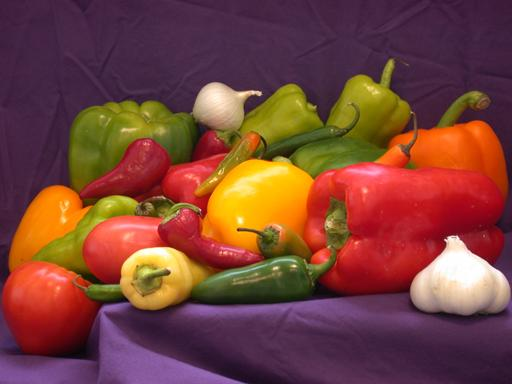
#> input picture CSE 4246 Digital Image Processing/image/test.jpg, 512 x 384 px
$ jupyter execute histogram.ipynb
#> lines starting #> are read from the running program, lines starting #| are printed output that depends on the picture
[cell 1]
import cv2
import numpy as np
from matplotlib import pyplot as plt

# Read the image
image = cv2.imread('image/test.jpg', cv2.IMREAD_GRAYSCALE)
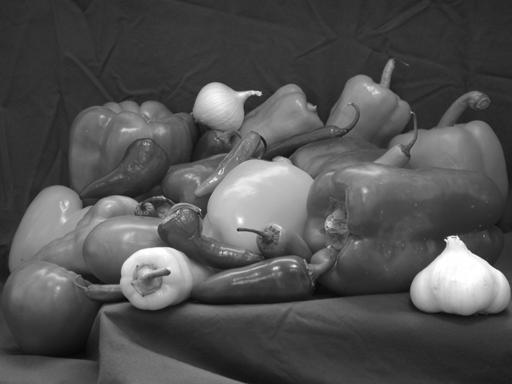
#> image: shape (384, 512); min 5, max 255, mean 81.7

# Manually count pixel values
histogram_manual = np.zeros(256, dtype=int)
for pixel in image.flatten():
    histogram_manual[pixel] += 1
#> this loop made 196608 passes
#> pixel on passes 1 to 3: 44, 44, 44
#> after the loop, histogram_manual = 256 values, max 7346 at index 49, min 0 at index 0, mean 768

# Calculate histogram using OpenCV function
histogram_cv = cv2.calcHist([image], [0], None, [256], [0, 256]).flatten()
#> histogram_cv has the same summary as histogram_manual

# Display the original image
plt.figure(figsize=(8, 8))
plt.title("Original Image")
plt.imshow(image, cmap='gray')
plt.axis('off')  # Turn off axis numbers and ticks
plt.show()

# Display the manual histogram
plt.figure(figsize=(20, 6))  # Make the figure wider
plt.title("Manual Histogram")
plt.xlabel("Pixel value")
plt.ylabel("Frequency")
plt.bar(range(256), histogram_manual, width=1, edgecolor='blue', align='center', color='gray')
plt.show()
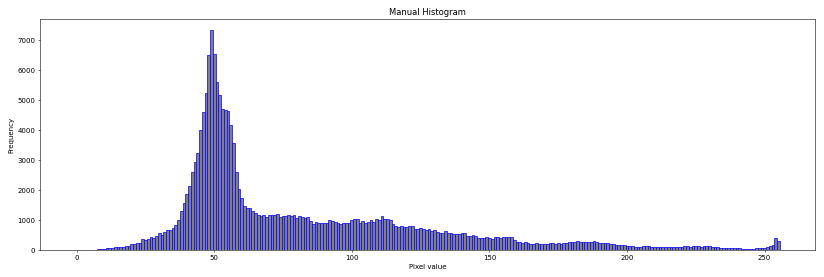
#> figure drawn by matplotlib, 1 panel; tallest bar 7346 high, from x = 48.5 to 49.5

# Display the OpenCV histogram
plt.figure(figsize=(20, 6))  # Make the figure wider
plt.title("OpenCV Histogram")
plt.xlabel("Pixel value")
plt.ylabel("Frequency")
plt.bar(range(256), histogram_cv, width=1, edgecolor='red', align='center', color='gray')
plt.show()
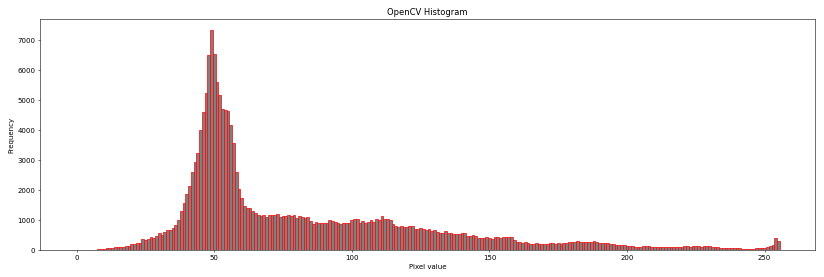
#> figure drawn by matplotlib, 1 panel; tallest bar 7346 high, from x = 48.5 to 49.5

[cell 2]
import cv2
import numpy as np
from matplotlib import pyplot as plt

def manual_histogram_equalization(image):
    # Manually count pixel values
    histogram = np.zeros(256, dtype=int)
    for pixel in image.flatten():
        histogram[pixel] += 1
#> after the loop, histogram has the same summary as histogram_manual outside manual_histogram_equalization

    # Calculate cumulative distribution function (CDF)
    cdf = np.cumsum(histogram)
#> cdf = 256 values from 0 to 196608
    cdf_normalized = cdf * histogram.max() / cdf.max()
#> cdf_normalized = 256 values from 0 to 7346

    # Normalize the CDF to create the lookup table
    cdf_min = cdf.min()
#> cdf_min = 0
    cdf_max = cdf.max()
#> cdf_max = 196608
    lut = np.round((cdf - cdf_min) * 255 / (cdf_max - cdf_min)).astype('uint8')
#> lut = 256 values from 0 to 255

    # Apply the lookup table to get the equalized image
    equalized_image = lut[image]
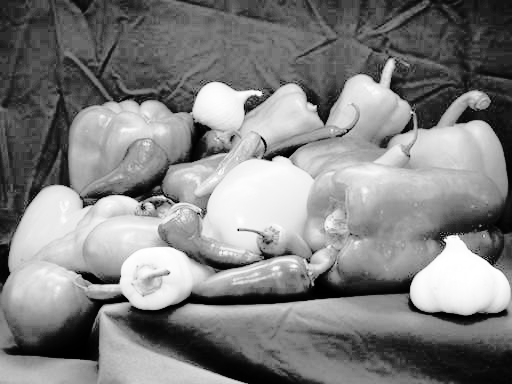
#> equalized_image: shape (384, 512); min 0, max 255, mean 129.1

    return equalized_image, histogram

def display_histogram(image, title, color='gray', edgecolor='black'):
    histogram = np.zeros(256, dtype=int)
    for pixel in image.flatten():
        histogram[pixel] += 1

    plt.figure(figsize=(20, 4))
    plt.title(title)
    plt.xlabel("Pixel value")
    plt.ylabel("Frequency")
    plt.bar(range(256), histogram)
    plt.show()

# Perform manual histogram equalization
equalized_image_manual, original_histogram = manual_histogram_equalization(image)
#> original_histogram has the same summary as histogram_manual

# Perform built-in histogram equalization
equalized_image_builtin = cv2.equalizeHist(image)

# Display the original, manually equalized, and built-in equalized images
plt.figure(figsize=(8, 8))
plt.title("Original Image")
plt.imshow(image, cmap='gray')
plt.axis('off')
plt.show()

plt.figure(figsize=(8, 8))
plt.title("Manually Equalized Image")
plt.imshow(equalized_image_manual, cmap='gray')
plt.axis('off')
plt.show()

plt.figure(figsize=(8, 8))
plt.title("Built-in Equalized Image")
plt.imshow(equalized_image_builtin, cmap='gray')
plt.axis('off')
plt.show()

# Display the histograms
display_histogram(image,"Original Histogram", edgecolor='blue')
#> the loop in display_histogram, `for pixel in image.flatten():` made 196608 passes
#> after the loop in display_histogram, `for pixel in image.flatten():`: histogram has the same summary as histogram_manual outside display_histogram
#> in display_histogram, `plt.show()`:
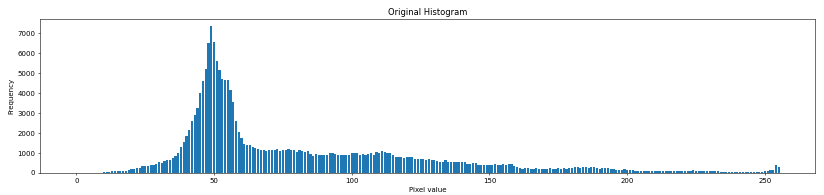
#> figure drawn by matplotlib, 1 panel; tallest bar 7346 high, from x = 48.6 to 49.4
display_histogram(equalized_image_manual, "Manually Equalized Histogram", edgecolor='green')
#> call 2 of display_histogram, with title = 'Manually Equalized Histogram', color = 'gray', edgecolor = 'green'
#> the loop in display_histogram (call 2), `for pixel in image.flatten():` made 196608 passes
#> pixel on passes 1 to 3: 33, 33, 33
#> after the loop in display_histogram (call 2), `for pixel in image.flatten():`: histogram = 256 values, max 7346 at index 69, min 0 at index 12, mean 768
#> in display_histogram (call 2), `plt.show()`:
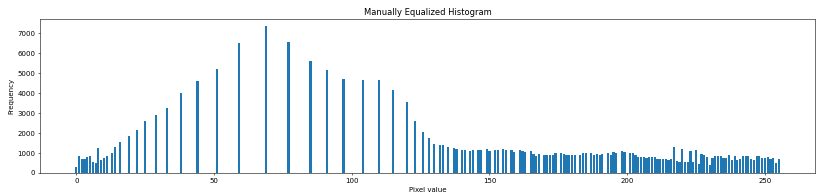
#> figure drawn by matplotlib, 1 panel; tallest bar 7346 high, from x = 68.6 to 69.4
display_histogram(equalized_image_builtin, "Built-in Equalized Histogram", edgecolor='red')
